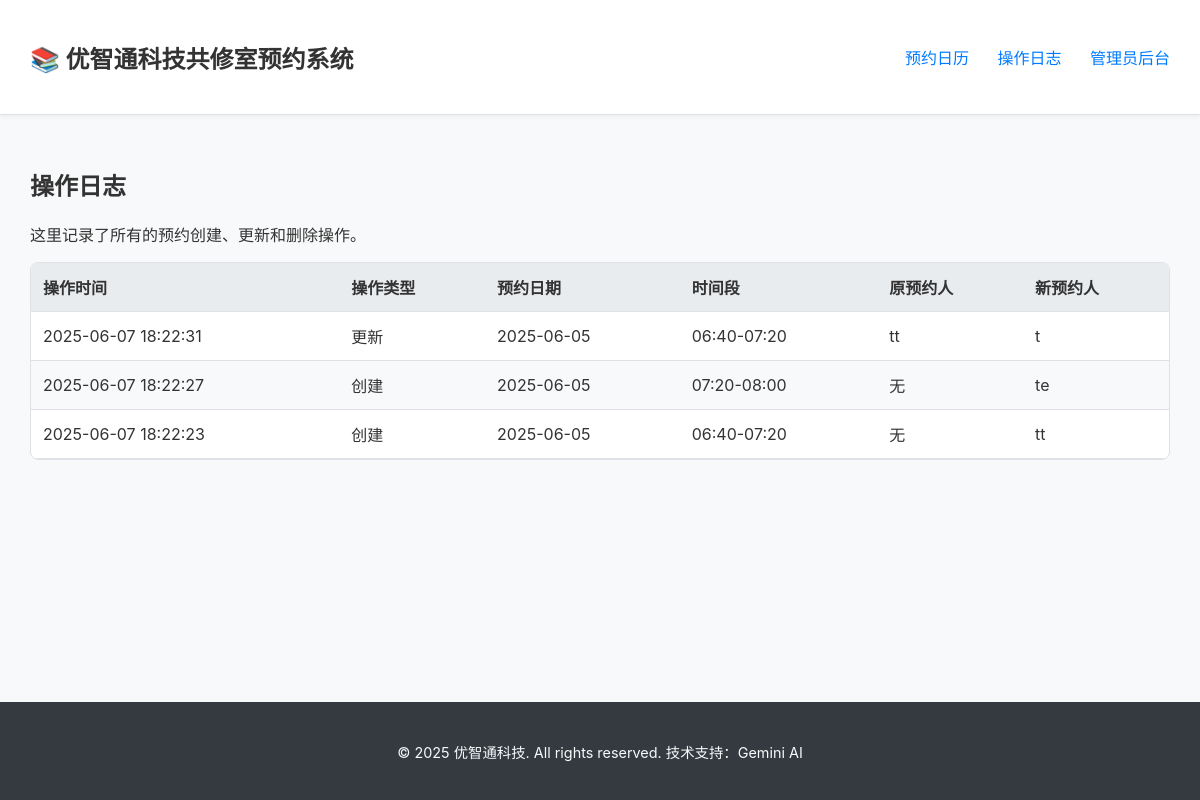
Page /logs on the committed database.
### app.py (models this page shows)
    class Log(sql_alchemy_db.Model):
        id = sql_alchemy_db.Column(sql_alchemy_db.Integer, primary_key=True)
        action = sql_alchemy_db.Column(sql_alchemy_db.String(20))
        date = sql_alchemy_db.Column(sql_alchemy_db.String(20))
        time_slot = sql_alchemy_db.Column(sql_alchemy_db.String(20))
        old_user_name = sql_alchemy_db.Column(sql_alchemy_db.String(100))
        new_user_name = sql_alchemy_db.Column(sql_alchemy_db.String(100))
        timestamp = sql_alchemy_db.Column(sql_alchemy_db.String(30))

### app.py (the view)
@app.route('/logs')
@check_db_connection
def logs():
    log_entries = []
    if db_is_redis:
        log_strings = db.lrange('logs', 0, -1)
        log_entries = [json.loads(log) for log in log_strings]
    else:
        logs_from_db = Log.query.order_by(Log.id.desc()).all()
        log_entries = [l.__dict__ for l in logs_from_db]
    return render_template('logs.html', logs=log_entries)

### app.py (called while the page is built)
def check_db_connection(f):
    @wraps(f)
    def decorated_function(*args, **kwargs):
        db_handle = db if db_is_redis else db.session
        if db_handle is None:
            return "数据库连接失败，请检查服务器配置或环境变量。", 503
        return f(*args, **kwargs)
    return decorated_function

### templates/logs.html (shortened to what this page needs)
{% extends "base.html" %}
{% block content %}
<h2>操作日志</h2>
<p>这里记录了所有的预约创建、更新和删除操作。</p>
<div class="table-container">
    <table>
        <thead>
            <tr>
                <th>操作时间</th>
                <th>操作类型</th>
                <th>预约日期</th>
                <th>时间段</th>
                <th>原预约人</th>
                <th>新预约人</th>
            </tr>
        </thead>
        <tbody>
            {% for log in logs %}
            <tr>
                <td>{{ log.timestamp }}</td>
                <td>
                    {% if log.action == 'create' %}创建
                    {% elif log.action == 'update' %}更新
                    {% elif log.action == 'delete' %}删除
                    {% else %}{{ log.action }}
                    {% endif %}
                </td>
                <td>{{ log.date }}</td>
                <td>{{ log.time_slot }}</td>
                <td>{{ log.old_user_name }}</td>
                <td>{{ log.new_user_name }}</td>
            </tr>
            {% else %}
            <tr>
                <td colspan="6">暂无任何操作日志。</td>
            </tr>
            {% endfor %}
        </tbody>
    </table>
</div>
{% endblock %}

### static/css/style.css (style rules this page uses)
:root { --primary-color: #007bff; --primary-hover-color: #0056b3; --danger-color: #dc3545; --danger-hover-color: #c82333; --special-date-bg: #fff3cd; --border-color: #dee2e6; --background-color: #f8f9fa; --text-color: #333; --header-bg: #ffffff; --footer-bg: #343a40; --footer-text: #f8f9fa; --font-family: -apple-system, BlinkMacSystemFont, "Segoe UI", Roboto, "Helvetica Neue", Arial, sans-serif; }
body { font-family: var(--font-family); margin: 0; background-color: var(--background-color); color: var(--text-color); display: flex; flex-direction: column; min-height: 100vh; }
.table-container { overflow-x: auto; background: white; border: 1px solid var(--border-color); border-radius: 8px; }
table { width: 100%; border-collapse: collapse; }
table th, table td { padding: 0.75rem; border-bottom: 1px solid var(--border-color); text-align: left; }
table thead th { background-color: #e9ecef; }
table tbody tr:nth-child(even) { background-color: #f8f9fa; }

### rows in the picture
Log: timestamp "2025-06-07 18:22:31", action "更新", date "2025-06-05", time_slot "06:40-07:20", old_user_name "tt", new_user_name "t"
Log: timestamp "2025-06-07 18:22:27", action "创建", date "2025-06-05", time_slot "07:20-08:00", old_user_name "无", new_user_name "te"
Log: timestamp "2025-06-07 18:22:23", action "创建", date "2025-06-05", time_slot "06:40-07:20", old_user_name "无", new_user_name "tt"
